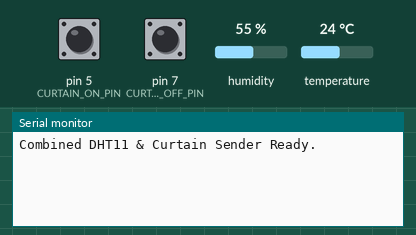
This sketch was run on a simulated Arduino Uno, built with avr-gcc and run on an emulated ATmega328P. On the bench: the last lines printed to the serial monitor. The inputs (shaded band) are chosen by the test bench; at power-on: pin 5 (CURTAIN_ON_PIN) HIGH, pin 7 (CURTAIN_OFF_PIN) HIGH, temperature 24 °C, humidity 55 %.

Above: at 1.2 s.
1.3 s: pin 5 (CURTAIN_ON_PIN) pulled LOW for 0.15 s
At 1.8 s:
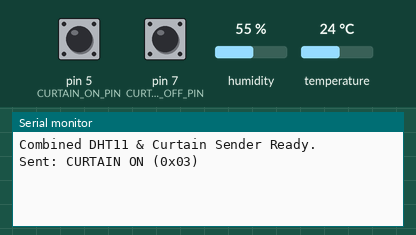
3.5 s: pin 7 (CURTAIN_OFF_PIN) pulled LOW for 0.15 s
At 3.9 s:
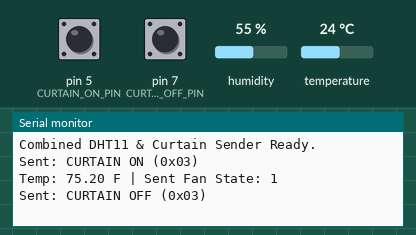
5.1 s: temperature set to 12 °C
At 7.4 s:
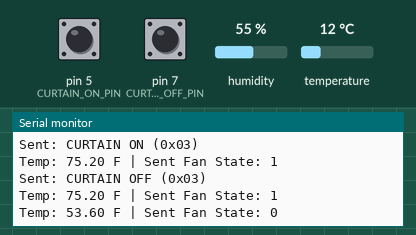

Measured:
- after the input at 1.3 s, the serial monitor: prints a new line at once (image 1)
- after the input at 3.5 s, the serial monitor: prints a new line at once (image 2)
- after the input at 5.1 s, the serial monitor: prints a new line after 0.92 s (image 3)

The sketch:

fan_Button.ino
```cpp
#include <SPI.h>
#include <mcp_can.h>
#include <DHT.h>

// CAN Setup
MCP_CAN CAN(9);
const unsigned int FAN_CAN_ID = 0x02;
const unsigned int CURTAIN_CAN_ID = 0x03;

// DHT Setup
#define DHTPIN 4
#define DHTTYPE DHT11
DHT dht(DHTPIN, DHTTYPE);
const float TEMP_THRESHOLD_F = 75.0;

// Curtain Button Pins
const int CURTAIN_ON_PIN = 5;
const int CURTAIN_OFF_PIN = 7;

// Timing variables (to replace delay)
unsigned long lastTempCheck = 0;
const unsigned long tempInterval = 2000;

// Button State Tracking
int lastOnState = HIGH;
int lastOffState = HIGH;

void setup() {
    Serial.begin(115200);
    dht.begin();

    // Initialize Buttons
    pinMode(CURTAIN_ON_PIN, INPUT_PULLUP);
    pinMode(CURTAIN_OFF_PIN, INPUT_PULLUP);

    while (CAN_OK != CAN.begin(CAN_125KBPS)) {
        Serial.println("CAN init fail, retrying...");
        delay(100);
    }

    Serial.println("Combined DHT11 & Curtain Sender Ready.");
}

void loop() {
    // --- 1. CURTAIN BUTTON LOGIC (Checked constantly) ---
    int currentOnRead = digitalRead(CURTAIN_ON_PIN);
    int currentOffRead = digitalRead(CURTAIN_OFF_PIN);

    // If ON button pressed
    if (currentOnRead == LOW && lastOnState == HIGH) {
        sendCANMessage(CURTAIN_CAN_ID, 0x01);
        Serial.println("Sent: CURTAIN ON (0x03)");
        delay(50); // Small debounce
    }

    // If OFF button pressed
    if (currentOffRead == LOW && lastOffState == HIGH) {
        sendCANMessage(CURTAIN_CAN_ID, 0x00);
        Serial.println("Sent: CURTAIN OFF (0x03)");
        delay(50); // Small debounce
    }

    lastOnState = currentOnRead;
    lastOffState = currentOffRead;


    // --- 2. TEMPERATURE LOGIC (Checked every 2 seconds) ---
    if (millis() - lastTempCheck >= tempInterval) {
        lastTempCheck = millis();

        float tempF = dht.readTemperature(true);

        if (isnan(tempF)) {
            Serial.println("Failed to read from DHT11.");
        } else {
            byte fanState = (tempF >= TEMP_THRESHOLD_F) ? 1 : 0;
            sendCANMessage(FAN_CAN_ID, fanState);

            Serial.print("Temp: ");
            Serial.print(tempF);
            Serial.print(" F | Sent Fan State: ");
            Serial.println(fanState);
        }
    }
}

// Universal function to send 1-byte CAN messages
void sendCANMessage(unsigned int id, byte value) {
    byte data[1];
    data[0] = value;

    byte result = CAN.sendMsgBuf(id, 0, 1, data);

    if (result != CAN_OK) {
        Serial.print("Error sending to ID 0x");
        Serial.println(id, HEX);
    }
}
```
